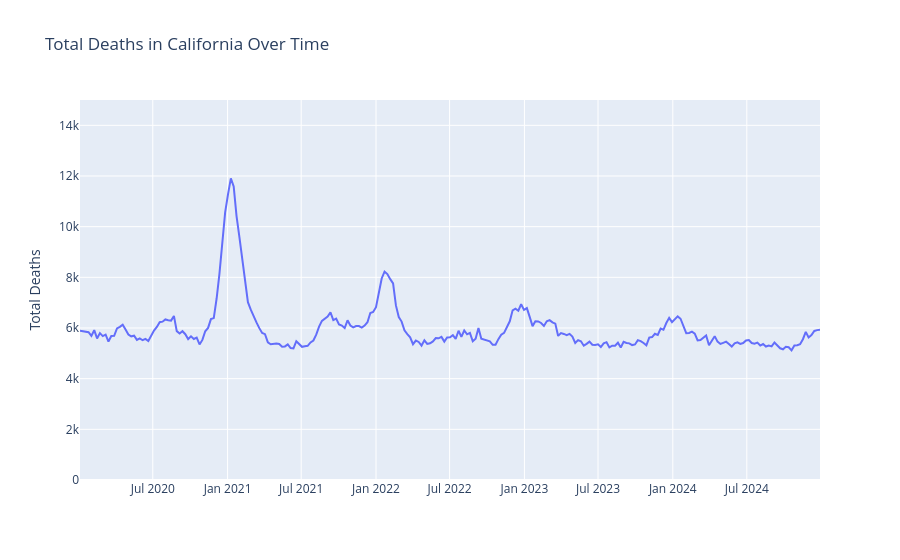

Notebook source saved alongside this figure:
### Markdown cell above
### Basic line chart
**Example Question: How does {Disease: Total Deaths} change over time in {State: CA}?**
- Note. Only show one example in this notebook: Total Deaths in California Over Time 
- Note. The loop for all states and all types of diseases is provided as follows.  This will take a while to run. If you run this, you will need to wait about 1 minute.
     >>> <br>
     ``` Python
     for selected_disease in diseases:
        for selected_state in states:
            filtered_df=df[df["State"]==selected_state].copy() 
        
            # Convert 'Week' column from Period to Timestamp
            if isinstance(filtered_df["Week Ending Date"].iloc[0], pd.Period):
                filtered_df["Week Ending Date"] = filtered_df["Week Ending Date"].dt.to_timestamp()
        
            # Convert to DateTime (ensuring it's in timestamp format)
            filtered_df["Week Ending Date"] = pd.to_datetime(filtered_df["Week Ending Date"])
        
            # Sort the DataFrame
            filtered_df = filtered_df.sort_values(by=["Week Ending Date"])
            
            linechart=px.line(filtered_df, x="Week Ending Date", y=selected_disease,
                               title=f"{selected_disease} in {selected_state} Over Time",
                               labels={"Week Ending Date": "Week", selected_disease: "Deaths"},
                               hover_data={"Week Ending Date": "|%Y-%m-%d"} ).update_layout(xaxis_title="")
            linechart.show()
    ```
    >>> <br>

### Code cell
diseases = ['COVID-19 Deaths', 'Pneumonia Deaths', 'Influenza Deaths', 'Total Deaths' ]

states = [state for state in df["State"].unique()]

filtered_df=df[df["State"]=='California'].copy() 
    
# Convert 'Week' column from Period to Timestamp
if isinstance(filtered_df["Week Ending Date"].iloc[0], pd.Period):
    filtered_df["Week Ending Date"] = filtered_df["Week Ending Date"].dt.to_timestamp()
    
# Convert to DateTime (ensuring it's in timestamp format)
filtered_df["Week Ending Date"] = pd.to_datetime(filtered_df["Week Ending Date"], format="%m/%d/%y")
    
# Sort the DataFrame
filtered_df = filtered_df.sort_values(by=["Week Ending Date"])
        
linechart=px.line(filtered_df, x="Week Ending Date", y='Total Deaths',
                   title=f"Total Deaths in California Over Time",
                   labels={"Week Ending Date": "Week", 'Total Deaths': "Total Deaths"},
                   hover_data={"Week Ending Date": "|%Y-%m-%d"} ).update_layout(xaxis_title="", yaxis=dict(range=[0, 15000]))
linechart.show()

### Figure 1 — Plotly figure (JSON) as saved in the notebook; plotly's stock layout.template omitted (floating-point values rounded to 4 significant figures; data arrays with more than 128 entries replaced by an {"elided": "..."} marker saying what was removed)
{"data": [{"hovertemplate": "Week=%{x|%Y-%m-%d}<br>Total Deaths=%{y}<extra></extra>", "legendgroup": "", "line": {"color": "#636efa", "dash": "solid"}, "marker": {"symbol": "circle"}, "mode": "lines", "name": "", "orientation": "v", "showlegend": false, "type": "scatter", "x": {"elided": "261 str values"}, "xaxis": "x", "y": {"elided": "261 int values"}, "yaxis": "y"}], "layout": {"autosize": true, "legend": {"tracegroupgap": 0}, "title": {"text": "Total Deaths in California Over Time"}, "xaxis": {"anchor": "y", "autorange": true, "domain": [0, 1], "range": ["2020-01-04", "2024-12-28"], "title": {"text": ""}, "type": "date"}, "yaxis": {"anchor": "x", "domain": [0, 1], "range": [0, 15000], "title": {"text": "Total Deaths"}, "type": "linear"}}}
